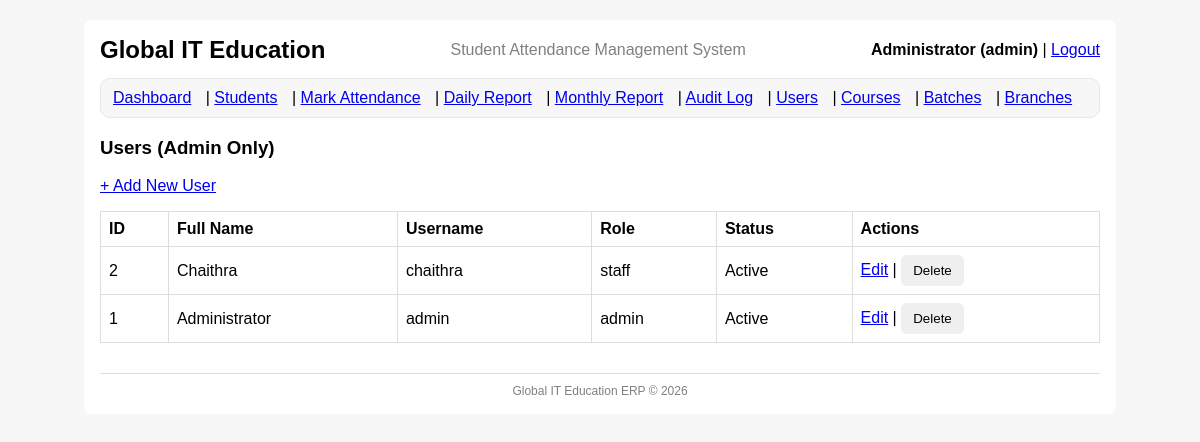
Page /users (signed in) on the earlier database version.
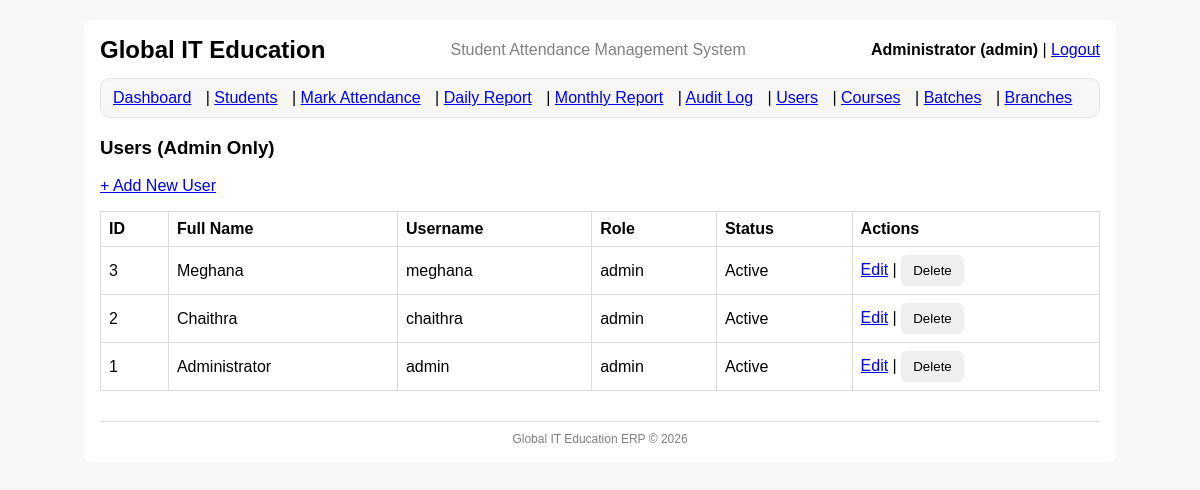
Same page on the later database version.
### tables this page shows
CREATE TABLE users (
            id INTEGER PRIMARY KEY AUTOINCREMENT,
            full_name TEXT NOT NULL,
            username TEXT NOT NULL UNIQUE,
            password_hash TEXT NOT NULL,
            role TEXT NOT NULL CHECK(role IN ('admin','staff')),
            is_active INTEGER NOT NULL DEFAULT 1,
            created_at TEXT NOT NULL
        );

### app.py (the view)
@app.route("/users")
@admin_required
def users_list():
    conn = get_conn()
    cur = conn.cursor()
    cur.execute("SELECT id, full_name, username, role, is_active, created_at FROM users ORDER BY id DESC")
    users = cur.fetchall()
    conn.close()
    return render_template("users.html", users=users)

### auth.py (called while the page is built)
def admin_required(view_func):
    @wraps(view_func)
    def wrapper(*args, **kwargs):
        if "user_id" not in session:
            flash("Please login first.", "danger")
            return redirect(url_for("login"))
        if session.get("role") != "admin":
            flash("Admin access required.", "danger")
            return redirect(url_for("dashboard"))
        return view_func(*args, **kwargs)
    return wrapper

### db.py (called while the page is built)
def get_conn():
    conn = sqlite3.connect(DB_PATH)
    conn.row_factory = sqlite3.Row
    conn.execute("PRAGMA foreign_keys = ON;")
    return conn

### templates/users.html
{% extends "base.html" %}
{% block content %}
<h3>Users (Admin Only)</h3>
<p><a href="{{ url_for('user_add') }}">+ Add New User</a></p>
<table>
  <tr>
    <th>ID</th>
    <th>Full Name</th>
    <th>Username</th>
    <th>Role</th>
    <th>Status</th>
    <th>Actions</th>
  </tr>
  {% for u in users %}
  <tr>
    <td>{{ u.id }}</td>
    <td>{{ u.full_name }}</td>
    <td>{{ u.username }}</td>
    <td>{{ u.role }}</td>
    <td>{{ "Active" if u.is_active==1 else "Inactive" }}</td>
    <td>
      <a href="{{ url_for('user_edit', user_id=u.id) }}">Edit</a>
      |
      <form action="{{ url_for('user_delete', user_id=u.id) }}" method="post" style="display:inline;">
        <button type="submit" onclick="return confirm('Delete this user?')">Delete</button>
      </form>
    </td>
  </tr>
  {% endfor %}
</table>
{% endblock %}

### templates/base.html (shortened to what this page needs)
<!doctype html>
<html>
<head>
  <link rel="stylesheet" href="{{ url_for('static', filename='style.css') }}">
</head>
<body>
  <div class="container">
    <div style="display:flex; justify-content:space-between; align-items:center; gap:12px;">
      <div>
        <h2 style="margin:0;">Global IT Education</h2>
      </div>
      <div style="flex:1; text-align:center;">
        <p style="margin:0; color:gray;">Student Attendance Management System</p>
      </div>
      <div style="min-width:200px; text-align:right;">
        {% if session.get("user_id") %}
          <span style="font-weight:600;">
            {{ session.get("full_name") }} ({{ session.get("username", "") }})
          </span>
          | <a href="{{ url_for('logout') }}">Logout</a>
        {% endif %}
      </div>
    </div>
    {% if session.get("user_id") %}
      <nav style="margin:14px 0; padding:10px 12px; background:#f7f7f7; border:1px solid #e6e6e6; border-radius:10px;">
        <a href="{{ url_for('dashboard') }}">Dashboard</a>
        | <a href="{{ url_for('students') }}">Students</a>
        | <a href="{{ url_for('mark_attendance') }}">Mark Attendance</a>
        | <a href="{{ url_for('report_daily') }}">Daily Report</a>
        | <a href="{{ url_for('report_monthly') }}">Monthly Report</a>
        {% if session.get("role") == "admin" %}
          | <a href="{{ url_for('audit_log') }}">Audit Log</a>
          | <a href="{{ url_for('users_list') }}">Users</a>
          | <a href="{{ url_for('courses') }}">Courses</a>
          | <a href="{{ url_for('batches') }}">Batches</a>
          | <a href="{{ url_for('branches') }}">Branches</a>
        {% endif %}
      </nav>
    {% endif %}
    {% block content %}{% endblock %}
    <div style="margin-top:30px; border-top:1px solid #ddd; padding-top:10px;">
      <p style="text-align:center; color:gray; font-size:12px; margin:0;">
        Global IT Education ERP © 2026
      </p>
    </div>
  </div>
</body>
</html>

Differences in the rows shown:
added users: id "3", full_name "Meghana", username "meghana", role "admin", is_active "Active"
changed users "Chaithra": role "staff" → "admin"
